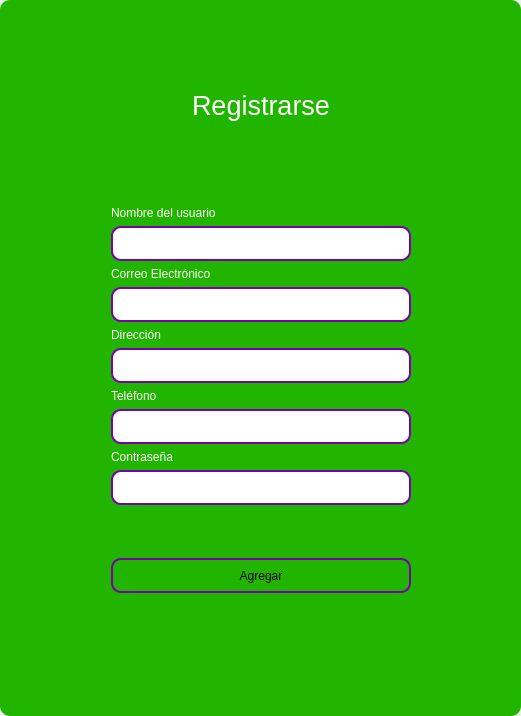
<?xml version="1.0" encoding="UTF-8"?>
<ui version="4.0">
 <class>MainWindow</class>
 <widget class="QMainWindow" name="MainWindow">
  <property name="geometry">
   <rect>
    <x>0</x>
    <y>0</y>
    <width>521</width>
    <height>716</height>
   </rect>
  </property>
  <property name="windowTitle">
   <string>MainWindow</string>
  </property>
  <property name="styleSheet">
   <string notr="true"/>
  </property>
  <widget class="QWidget" name="centralwidget">
   <property name="styleSheet">
    <string notr="true"/>
   </property>
   <layout class="QVBoxLayout" name="verticalLayout">
    <property name="spacing">
     <number>0</number>
    </property>
    <property name="leftMargin">
     <number>0</number>
    </property>
    <property name="topMargin">
     <number>0</number>
    </property>
    <property name="rightMargin">
     <number>0</number>
    </property>
    <property name="bottomMargin">
     <number>0</number>
    </property>
    <item>
     <widget class="QFrame" name="frame">
      <property name="enabled">
       <bool>true</bool>
      </property>
      <property name="styleSheet">
       <string notr="true">
QFrame {
border-radius:10px;
background-color: rgb(33, 181, 0);
 }
</string>
      </property>
      <property name="frameShape">
       <enum>QFrame::StyledPanel</enum>
      </property>
      <property name="frameShadow">
       <enum>QFrame::Raised</enum>
      </property>
      <layout class="QVBoxLayout" name="verticalLayout_2">
       <item>
        <widget class="QFrame" name="frame_superior">
         <property name="minimumSize">
          <size>
           <width>0</width>
           <height>40</height>
          </size>
         </property>
         <property name="maximumSize">
          <size>
           <width>16777215</width>
           <height>40</height>
          </size>
         </property>
         <property name="styleSheet">
          <string notr="true">QPushButton{
border-radius:18px;
}

QPushButton:hover{
	background-color: rgb(0, 0, 0);
}
</string>
         </property>
         <property name="frameShape">
          <enum>QFrame::StyledPanel</enum>
         </property>
         <property name="frameShadow">
          <enum>QFrame::Raised</enum>
         </property>
         <layout class="QHBoxLayout" name="horizontalLayout_3">
          <property name="spacing">
           <number>4</number>
          </property>
          <property name="leftMargin">
           <number>0</number>
          </property>
          <property name="topMargin">
           <number>0</number>
          </property>
          <property name="rightMargin">
           <number>0</number>
          </property>
          <property name="bottomMargin">
           <number>0</number>
          </property>
          <item>
           <spacer name="horizontalSpacer_2">
            <property name="orientation">
             <enum>Qt::Horizontal</enum>
            </property>
            <property name="sizeHint" stdset="0">
             <size>
              <width>443</width>
              <height>20</height>
             </size>
            </property>
           </spacer>
          </item>
          <item>
           <widget class="QPushButton" name="bt_minimize">
            <property name="minimumSize">
             <size>
              <width>38</width>
              <height>38</height>
             </size>
            </property>
            <property name="maximumSize">
             <size>
              <width>38</width>
              <height>38</height>
             </size>
            </property>
            <property name="text">
             <string/>
            </property>
            <property name="icon">
             <iconset>
              <normaloff>image/minus.svg</normaloff>image/minus.svg</iconset>
            </property>
            <property name="iconSize">
             <size>
              <width>38</width>
              <height>38</height>
             </size>
            </property>
           </widget>
          </item>
          <item>
           <widget class="QPushButton" name="bt_maximize">
            <property name="minimumSize">
             <size>
              <width>38</width>
              <height>38</height>
             </size>
            </property>
            <property name="maximumSize">
             <size>
              <width>38</width>
              <height>38</height>
             </size>
            </property>
            <property name="text">
             <string/>
            </property>
            <property name="icon">
             <iconset>
              <normaloff>image/chevron-up.svg</normaloff>image/chevron-up.svg</iconset>
            </property>
            <property name="iconSize">
             <size>
              <width>38</width>
              <height>38</height>
             </size>
            </property>
           </widget>
          </item>
          <item>
           <widget class="QPushButton" name="bt_normal">
            <property name="minimumSize">
             <size>
              <width>38</width>
              <height>38</height>
             </size>
            </property>
            <property name="maximumSize">
             <size>
              <width>38</width>
              <height>38</height>
             </size>
            </property>
            <property name="text">
             <string/>
            </property>
            <property name="icon">
             <iconset>
              <normaloff>image/chevron-down.svg</normaloff>image/chevron-down.svg</iconset>
            </property>
            <property name="iconSize">
             <size>
              <width>38</width>
              <height>38</height>
             </size>
            </property>
           </widget>
          </item>
          <item>
           <widget class="QPushButton" name="bt_close">
            <property name="minimumSize">
             <size>
              <width>38</width>
              <height>38</height>
             </size>
            </property>
            <property name="maximumSize">
             <size>
              <width>38</width>
              <height>38</height>
             </size>
            </property>
            <property name="text">
             <string/>
            </property>
            <property name="icon">
             <iconset>
              <normaloff>image/x.svg</normaloff>image/x.svg</iconset>
            </property>
            <property name="iconSize">
             <size>
              <width>38</width>
              <height>38</height>
             </size>
            </property>
           </widget>
          </item>
         </layout>
        </widget>
       </item>
       <item>
        <widget class="QFrame" name="frame_3">
         <property name="frameShape">
          <enum>QFrame::StyledPanel</enum>
         </property>
         <property name="frameShadow">
          <enum>QFrame::Raised</enum>
         </property>
         <layout class="QHBoxLayout" name="horizontalLayout_4">
          <item>
           <spacer name="horizontalSpacer_3">
            <property name="orientation">
             <enum>Qt::Horizontal</enum>
            </property>
            <property name="sizeHint" stdset="0">
             <size>
              <width>178</width>
              <height>20</height>
             </size>
            </property>
           </spacer>
          </item>
          <item>
           <layout class="QVBoxLayout" name="verticalLayout_4">
            <item>
             <spacer name="verticalSpacer">
              <property name="orientation">
               <enum>Qt::Vertical</enum>
              </property>
              <property name="sizeHint" stdset="0">
               <size>
                <width>28</width>
                <height>28</height>
               </size>
              </property>
             </spacer>
            </item>
            <item>
             <widget class="QFrame" name="frame_4">
              <property name="maximumSize">
               <size>
                <width>400</width>
                <height>600</height>
               </size>
              </property>
              <property name="styleSheet">
               <string notr="true">QLabel {
color: rgb(255, 255, 255);
	font: 12pt &quot;Arial&quot;;
	background-color: rgba(0, 0, 0,0);
}


QLineEdit{

border-radius:10px; 
font: 12pt &quot;Arial&quot;;
color: rgb(255, 255, 254);
border: 2px solid rgb(120, 0, 171);

}

QLineEdit:hover{
background-color: rgba(0, 0, 0,0);
border-radius:10px; 
font: 12pt &quot;Arial&quot;;
border: 2px solid  rgb(120, 0, 171);
}

QLineEdit:focus{
background-color: rgb(0, 0, 0);
border-radius:10px; 
font: 12pt &quot;Arial&quot;;
border: 2px solid rgb(120, 0, 171);
}

QCheckBox{
	font: 12pt &quot;Arial&quot;;
	color: rgb(255, 255, 255);
}

QCheckBox::indicator {
    width: 18px;
    height:18px;
}

QCheckBox::indicator:unchecked {
   background-image: url(image/square.svg);
}

QCheckBox::indicator:checked {
   background-image: url(image/check-square.svg);
}

QPushButton{
border-radius:10px; 
font: 12pt &quot;Arial&quot;;
border: 2px solid rgb(120, 0, 171);

}

QPushButton:hover{
border-radius:10px; 
font: 12pt &quot;Arial&quot;;
color: rgb(255, 255, 255);
border: 2px solid rgb(120, 0, 171);
	background-color: rgb(120, 0, 171);
}
</string>
              </property>
              <property name="frameShape">
               <enum>QFrame::StyledPanel</enum>
              </property>
              <property name="frameShadow">
               <enum>QFrame::Raised</enum>
              </property>
              <layout class="QVBoxLayout" name="verticalLayout_3">
               <item>
                <widget class="QLabel" name="label_8">
                 <property name="font">
                  <font>
                   <family>MS Shell Dlg 2</family>
                   <pointsize>20</pointsize>
                   <weight>50</weight>
                   <italic>false</italic>
                   <bold>false</bold>
                  </font>
                 </property>
                 <property name="styleSheet">
                  <string notr="true">font: 20pt &quot;MS Shell Dlg 2&quot;;</string>
                 </property>
                 <property name="text">
                  <string>Registrarse</string>
                 </property>
                 <property name="alignment">
                  <set>Qt::AlignCenter</set>
                 </property>
                </widget>
               </item>
               <item>
                <widget class="QLabel" name="label">
                 <property name="minimumSize">
                  <size>
                   <width>300</width>
                   <height>50</height>
                  </size>
                 </property>
                 <property name="maximumSize">
                  <size>
                   <width>16777215</width>
                   <height>50</height>
                  </size>
                 </property>
                 <property name="styleSheet">
                  <string notr="true">font: 16pt &quot;Arial&quot;;
</string>
                 </property>
                 <property name="text">
                  <string/>
                 </property>
                 <property name="pixmap">
                  <pixmap>../../desktop_local/window/img/icon.png</pixmap>
                 </property>
                 <property name="alignment">
                  <set>Qt::AlignCenter</set>
                 </property>
                </widget>
               </item>
               <item>
                <spacer name="verticalSpacer_3">
                 <property name="orientation">
                  <enum>Qt::Vertical</enum>
                 </property>
                 <property name="sizeHint" stdset="0">
                  <size>
                   <width>20</width>
                   <height>40</height>
                  </size>
                 </property>
                </spacer>
               </item>
               <item>
                <widget class="QLabel" name="label_4">
                 <property name="text">
                  <string>Nombre del usuario</string>
                 </property>
                </widget>
               </item>
               <item>
                <widget class="QLineEdit" name="nametxt">
                 <property name="minimumSize">
                  <size>
                   <width>0</width>
                   <height>35</height>
                  </size>
                 </property>
                </widget>
               </item>
               <item>
                <widget class="QLabel" name="label_6">
                 <property name="text">
                  <string>Correo Electrónico</string>
                 </property>
                </widget>
               </item>
               <item>
                <widget class="QLineEdit" name="emailtxt">
                 <property name="minimumSize">
                  <size>
                   <width>0</width>
                   <height>35</height>
                  </size>
                 </property>
                </widget>
               </item>
               <item>
                <widget class="QLabel" name="label_3">
                 <property name="text">
                  <string>Dirección</string>
                 </property>
                </widget>
               </item>
               <item>
                <widget class="QLineEdit" name="addresstxt">
                 <property name="minimumSize">
                  <size>
                   <width>0</width>
                   <height>35</height>
                  </size>
                 </property>
                </widget>
               </item>
               <item>
                <widget class="QLabel" name="label_7">
                 <property name="text">
                  <string>Teléfono</string>
                 </property>
                </widget>
               </item>
               <item>
                <widget class="QLineEdit" name="phonetxt">
                 <property name="minimumSize">
                  <size>
                   <width>0</width>
                   <height>35</height>
                  </size>
                 </property>
                </widget>
               </item>
               <item>
                <widget class="QLabel" name="label_5">
                 <property name="text">
                  <string>Contraseña</string>
                 </property>
                </widget>
               </item>
               <item>
                <widget class="QLineEdit" name="passwordtxt">
                 <property name="minimumSize">
                  <size>
                   <width>0</width>
                   <height>35</height>
                  </size>
                 </property>
                 <property name="maximumSize">
                  <size>
                   <width>16777215</width>
                   <height>16777215</height>
                  </size>
                 </property>
                 <property name="echoMode">
                  <enum>QLineEdit::Password</enum>
                 </property>
                </widget>
               </item>
               <item>
                <spacer name="verticalSpacer_5">
                 <property name="orientation">
                  <enum>Qt::Vertical</enum>
                 </property>
                 <property name="sizeHint" stdset="0">
                  <size>
                   <width>20</width>
                   <height>40</height>
                  </size>
                 </property>
                </spacer>
               </item>
               <item>
                <spacer name="verticalSpacer_6">
                 <property name="orientation">
                  <enum>Qt::Vertical</enum>
                 </property>
                 <property name="sizeHint" stdset="0">
                  <size>
                   <width>20</width>
                   <height>40</height>
                  </size>
                 </property>
                </spacer>
               </item>
               <item>
                <widget class="QPushButton" name="btn_register_bd">
                 <property name="minimumSize">
                  <size>
                   <width>0</width>
                   <height>35</height>
                  </size>
                 </property>
                 <property name="cursor">
                  <cursorShape>PointingHandCursor</cursorShape>
                 </property>
                 <property name="text">
                  <string>Agregar</string>
                 </property>
                </widget>
               </item>
               <item>
                <spacer name="verticalSpacer_7">
                 <property name="orientation">
                  <enum>Qt::Vertical</enum>
                 </property>
                 <property name="sizeHint" stdset="0">
                  <size>
                   <width>20</width>
                   <height>40</height>
                  </size>
                 </property>
                </spacer>
               </item>
               <item>
                <layout class="QHBoxLayout" name="horizontalLayout_2"/>
               </item>
               <item>
                <spacer name="verticalSpacer_8">
                 <property name="orientation">
                  <enum>Qt::Vertical</enum>
                 </property>
                 <property name="sizeHint" stdset="0">
                  <size>
                   <width>20</width>
                   <height>40</height>
                  </size>
                 </property>
                </spacer>
               </item>
               <item>
                <layout class="QHBoxLayout" name="horizontalLayout">
                 <item>
                  <widget class="QLabel" name="label_2">
                   <property name="text">
                    <string/>
                   </property>
                  </widget>
                 </item>
                </layout>
               </item>
              </layout>
             </widget>
            </item>
            <item>
             <spacer name="verticalSpacer_2">
              <property name="orientation">
               <enum>Qt::Vertical</enum>
              </property>
              <property name="sizeHint" stdset="0">
               <size>
                <width>20</width>
                <height>40</height>
               </size>
              </property>
             </spacer>
            </item>
           </layout>
          </item>
          <item>
           <spacer name="horizontalSpacer_4">
            <property name="orientation">
             <enum>Qt::Horizontal</enum>
            </property>
            <property name="sizeHint" stdset="0">
             <size>
              <width>177</width>
              <height>20</height>
             </size>
            </property>
           </spacer>
          </item>
         </layout>
        </widget>
       </item>
      </layout>
     </widget>
    </item>
   </layout>
  </widget>
 </widget>
 <resources/>
 <connections/>
</ui>
